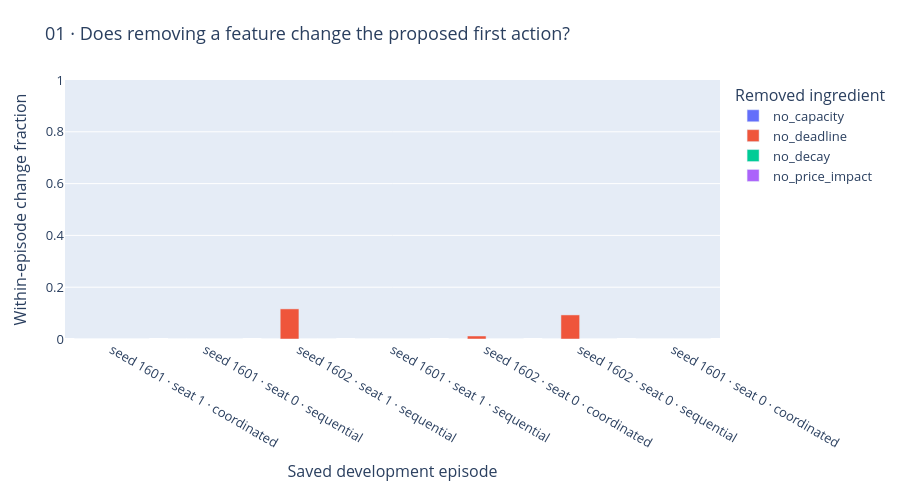

The code cell stored with this chart in its notebook:
### Markdown cell above
## 3 · Four ingredient-removal probes

All arms use the same deterministic selector and candidate identities; only one valuation ingredient is removed. PASS wins zero-value ties. These are **activation probes**, not outcome ablations or a deployed joint planner.

Interpretation: a zero first-command change means this intervention did not activate in that episode. A positive change identifies something to inspect—not evidence of improvement. Individual turns and workers are not treated as independent trials.

### Code cell
spec = importlib.util.spec_from_file_location("kaggriculture_action_visuals", BASE / "visualize.py")
visuals = importlib.util.module_from_spec(spec)
spec.loader.exec_module(visuals)
data = visuals.load_outputs(OUT)
charts = visuals.figures(data)
display(data["probes"][["seed", "seat", "source_arm", "arm", "evaluated_worker_states",
                       "changed_first_actions", "first_action_change_fraction"]])
charts[0].show(renderer="plotly_mimetype")

### Figure 1 — Plotly figure (JSON) as saved in the notebook; plotly's stock layout.template omitted (floating-point values rounded to 4 significant figures)
{"data": [{"alignmentgroup": "True", "customdata": [[86, 0], [86, 0], [86, 0], [86, 0], [86, 0], [86, 0], [86, 0]], "hovertemplate": "Removed ingredient=no_capacity<br>Saved development episode=%{x}<br>Within-episode change fraction=%{y}<br>evaluated_worker_states=%{customdata[0]}<br>changed_first_actions=%{customdata[1]}<extra></extra>", "legendgroup": "no_capacity", "marker": {"color": "#636efa", "pattern": {"shape": ""}}, "name": "no_capacity", "offsetgroup": "no_capacity", "orientation": "v", "showlegend": true, "textposition": "auto", "type": "bar", "x": ["seed 1601 · seat 1 · coordinated", "seed 1601 · seat 0 · sequential", "seed 1602 · seat 1 · sequential", "seed 1601 · seat 1 · sequential", "seed 1602 · seat 0 · coordinated", "seed 1602 · seat 0 · sequential", "seed 1601 · seat 0 · coordinated"], "xaxis": "x", "y": [0.0, 0.0, 0.0, 0.0, 0.0, 0.0, 0.0], "yaxis": "y"}, {"alignmentgroup": "True", "customdata": [[86, 0], [86, 0], [86, 10], [86, 0], [86, 1], [86, 8], [86, 0]], "hovertemplate": "Removed ingredient=no_deadline<br>Saved development episode=%{x}<br>Within-episode change fraction=%{y}<br>evaluated_worker_states=%{customdata[0]}<br>changed_first_actions=%{customdata[1]}<extra></extra>", "legendgroup": "no_deadline", "marker": {"color": "#EF553B", "pattern": {"shape": ""}}, "name": "no_deadline", "offsetgroup": "no_deadline", "orientation": "v", "showlegend": true, "textposition": "auto", "type": "bar", "x": ["seed 1601 · seat 1 · coordinated", "seed 1601 · seat 0 · sequential", "seed 1602 · seat 1 · sequential", "seed 1601 · seat 1 · sequential", "seed 1602 · seat 0 · coordinated", "seed 1602 · seat 0 · sequential", "seed 1601 · seat 0 · coordinated"], "xaxis": "x", "y": [0.0, 0.0, 0.1163, 0.0, 0.01163, 0.09302, 0.0], "yaxis": "y"}, {"alignmentgroup": "True", "customdata": [[86, 0], [86, 0], [86, 0], [86, 0], [86, 0], [86, 0], [86, 0]], "hovertemplate": "Removed ingredient=no_decay<br>Saved development episode=%{x}<br>Within-episode change fraction=%{y}<br>evaluated_worker_states=%{customdata[0]}<br>changed_first_actions=%{customdata[1]}<extra></extra>", "legendgroup": "no_decay", "marker": {"color": "#00cc96", "pattern": {"shape": ""}}, "name": "no_decay", "offsetgroup": "no_decay", "orientation": "v", "showlegend": true, "textposition": "auto", "type": "bar", "x": ["seed 1601 · seat 1 · coordinated", "seed 1601 · seat 0 · sequential", "seed 1602 · seat 1 · sequential", "seed 1601 · seat 1 · sequential", "seed 1602 · seat 0 · coordinated", "seed 1602 · seat 0 · sequential", "seed 1601 · seat 0 · coordinated"], "xaxis": "x", "y": [0.0, 0.0, 0.0, 0.0, 0.0, 0.0, 0.0], "yaxis": "y"}, {"alignmentgroup": "True", "customdata": [[86, 0], [86, 0], [86, 0], [86, 0], [86, 0], [86, 0], [86, 0]], "hovertemplate": "Removed ingredient=no_price_impact<br>Saved development episode=%{x}<br>Within-episode change fraction=%{y}<br>evaluated_worker_states=%{customdata[0]}<br>changed_first_actions=%{customdata[1]}<extra></extra>", "legendgroup": "no_price_impact", "marker": {"color": "#ab63fa", "pattern": {"shape": ""}}, "name": "no_price_impact", "offsetgroup": "no_price_impact", "orientation": "v", "showlegend": true, "textposition": "auto", "type": "bar", "x": ["seed 1601 · seat 1 · coordinated", "seed 1601 · seat 0 · sequential", "seed 1602 · seat 1 · sequential", "seed 1601 · seat 1 · sequential", "seed 1602 · seat 0 · coordinated", "seed 1602 · seat 0 · sequential", "seed 1601 · seat 0 · coordinated"], "xaxis": "x", "y": [0.0, 0.0, 0.0, 0.0, 0.0, 0.0, 0.0], "yaxis": "y"}], "layout": {"barmode": "group", "font": {"size": 13}, "height": 490, "legend": {"title": {"text": "Removed ingredient"}, "tracegroupgap": 0}, "margin": {"b": 100, "l": 65, "r": 35, "t": 80}, "title": {"text": "01 · Does removing a feature change the proposed first action?"}, "xaxis": {"anchor": "y", "domain": [0, 1], "title": {"text": "Saved development episode"}}, "yaxis": {"anchor": "x", "domain": [0, 1], "range": [0, 1], "title": {"text": "Within-episode change fraction"}}}}
